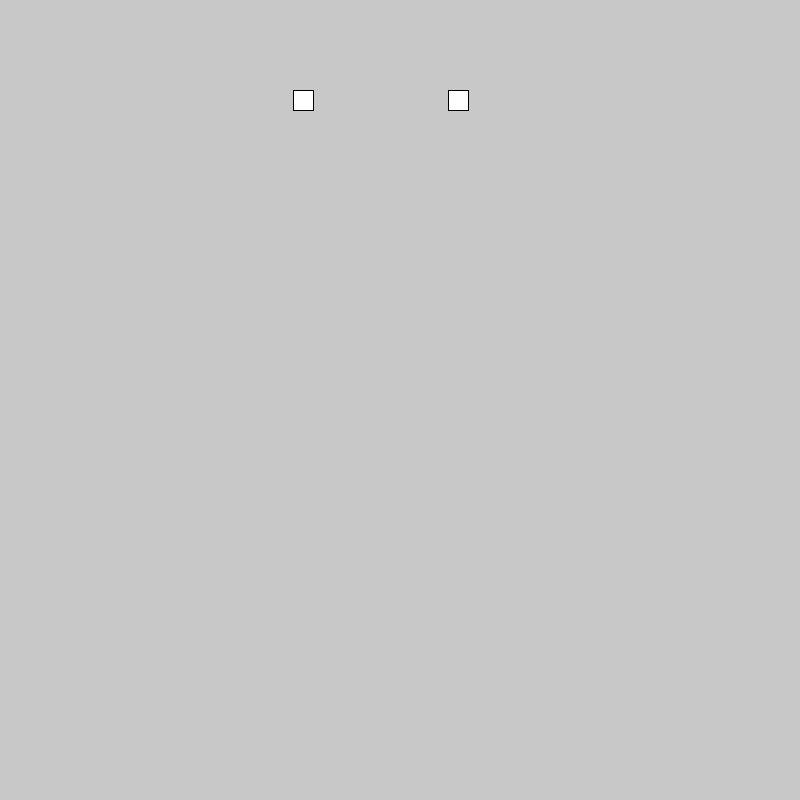
Frame 1 (no input)
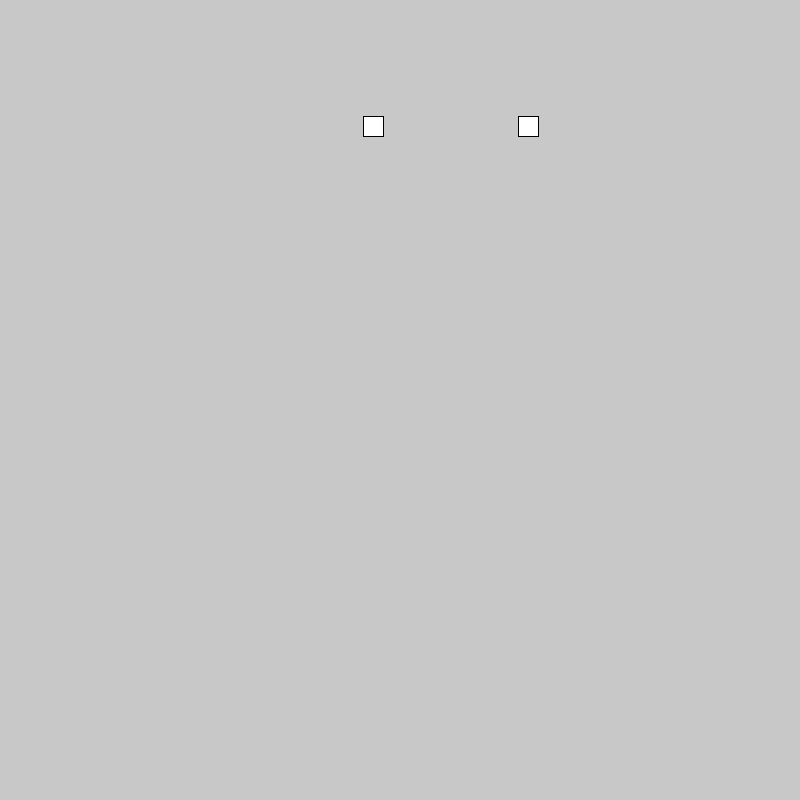
Frame 60 (the mouse pressed at the canvas centre just before this capture)
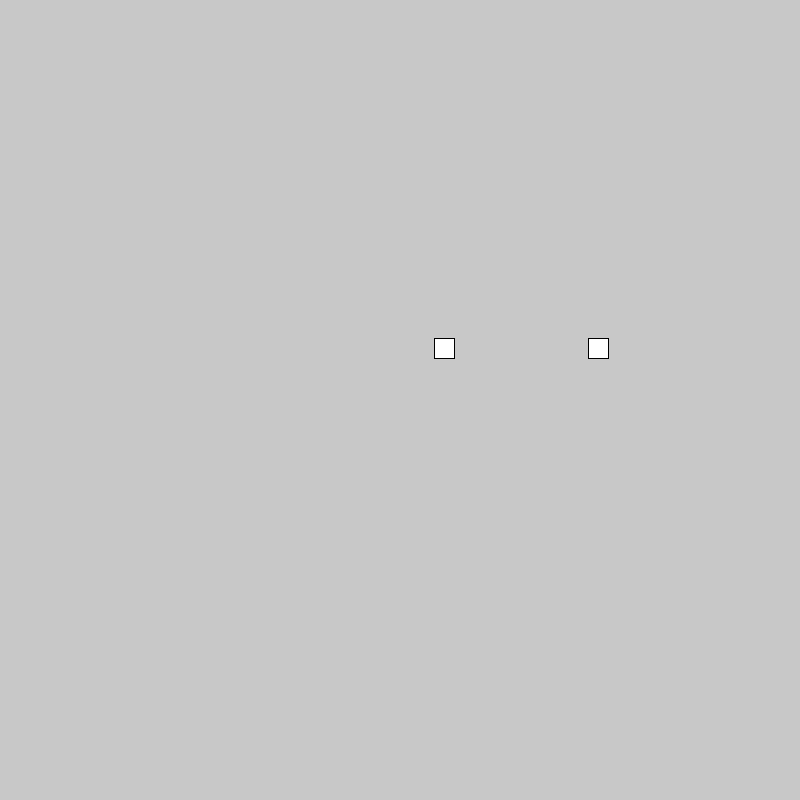
Frame 120 (the mouse held since frame 60 and released just before this capture)

The Processing sketch that drew these frames (run headless with seeded random() and noise(); from frame 60 on, the mouse is pressed at the canvas centre):

// Processing sketch: physics_engine_roofjump2
// ── physics_engine_roofjump2.pde
//physics engine v1.1a
//roofjump 2 van natuurkunde
//made the structure better with seperating a shape and a body


//ticks per second
float tickRate = 60;
//difference in time between the previous tick and this one
float dt = 1/tickRate;
int totalTicks = 0;
//time it should run for in ticks
int runTime = 1000;

//var multiplied to all positions for more realism
int posMap = 20;

//amount of particles in the scene
int n = 2;

float gravity = 9.81;

ArrayList<Rigidbody> rbs = new ArrayList<Rigidbody>();
ArrayList<BoxShape> boxShapes = new ArrayList<BoxShape>();

void setup(){
  size(800, 800);
  frameRate(60);
  
  
  
  for(int i = 0; i < n; i++){
    Rigidbody rb = new Rigidbody();
    rbs.add(rb);
    rbs.get(i).shape = new BoxShape();
    rbs.get(i).shape.rb = rb;
    
    
  }
  
}

void draw(){
  background(200);
  
  fixedUpdate();
}

void fixedUpdate(){
  if(totalTicks <= runTime){
    delay((int)(dt*1000));
    totalTicks++;
    print("tick");
    
    for(Rigidbody rb : rbs){
      rb.update();
    }
  }
}
// ── BoxShape.pde
class BoxShape{
  
  float w = 20;
  float h = 20;
  float mass = 1;
  
  Rigidbody rb;
  
  BoxShape(){
    
  }
  
  void update(){
    render();
  }
  
  void render(){
    
    rect(rb.lPos.x - w/2, rb.lPos.y - h/2, w, h);
    println(rb.lPos.x + ", " + rb.lPos.y + ", " + rb.lVel.x + ", " + rb.lVel.y);
    
  }
}
// ── Rigidbody.pde
class Rigidbody{
  
  PVector lPos;
  PVector lVel;
  PVector lAcc;
  
  PVector force;
  
  BoxShape shape;
  
  
  Rigidbody(){
    lPos = new PVector(random(width/4, width/4 + width/2), 100);
    lVel = new PVector(3.536, -3.536);
    lAcc = new PVector(0, 0);
    
    
  }
  
  void update(){
    shape.update();
    
    force = new PVector(computeForce(this).x, computeForce(this).y);
    lAcc = new PVector(force.x / shape.mass, force.y / shape.mass);
    lVel.x += lAcc.x * dt;
    lVel.y += lAcc.y * dt;
    lPos.x += lVel.x * dt * posMap;
    lPos.y += lVel.y * dt * posMap;
  }
  
  PVector computeForce(Rigidbody rb){
    return new PVector(0, rb.shape.mass * gravity);
  }
  
}
